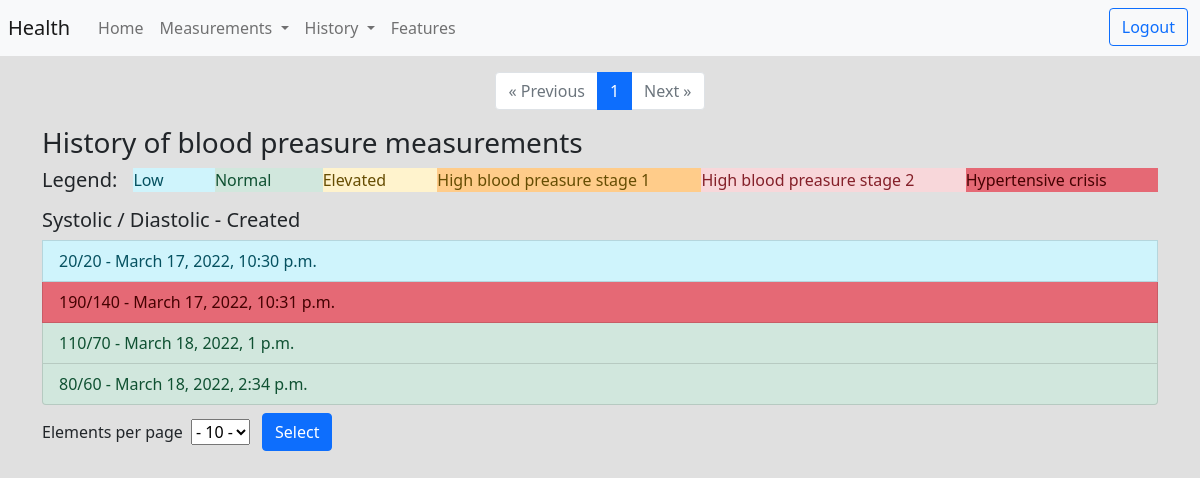
The page /history/blood_preasure (signed in) on the database as committed earlier.
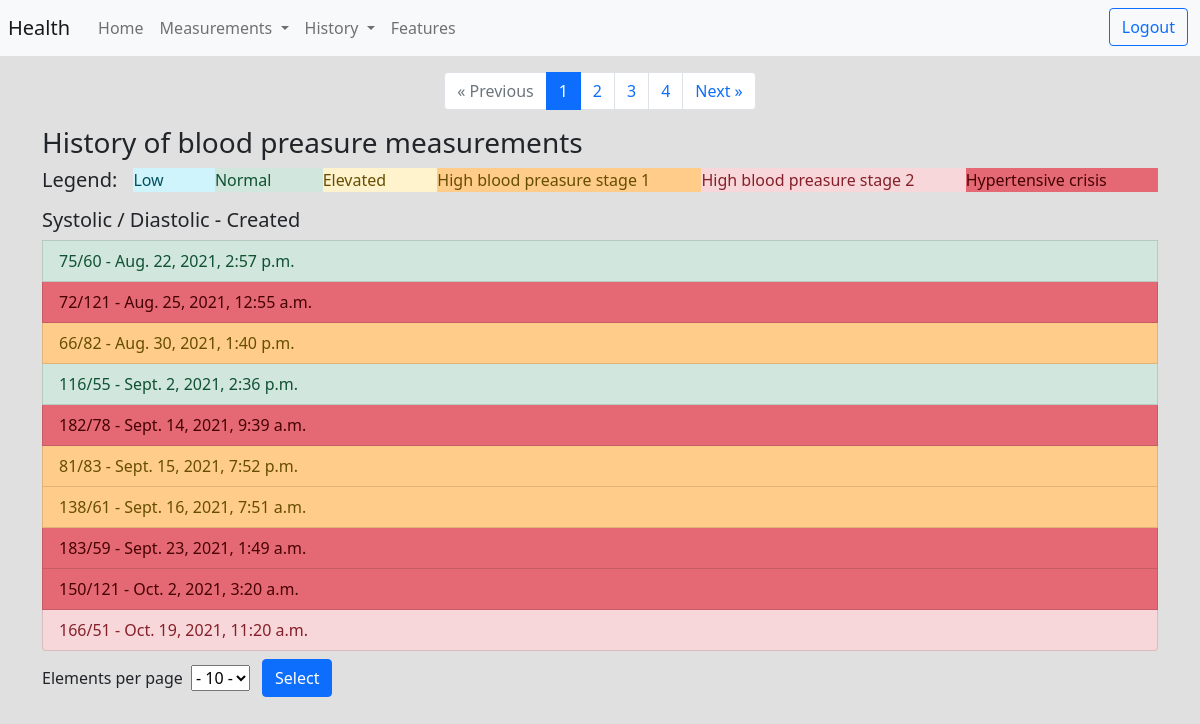
The same page on the database as committed later.
### measurements/models.py (models this page shows, shortened)
class BloodPreasure(Timestamp):
  user = models.ForeignKey("auth.User", on_delete=models.CASCADE, related_name="blood_preasure")
  systolic_bp = models.IntegerField(blank=False, null=False)
  diastolic_bp = models.IntegerField(blank=False, null=False)
  category = models.PositiveSmallIntegerField(default=BPCategory.NORMAL)
  note = models.TextField(max_length=500, blank=True, null=True)

### history/views.py (the view)
# urls.py: path('blood_preasure', BloodPreasureHistory, name='blood_preasure'),
def BloodPreasureHistory(request):
  user = request.user
  if user.is_authenticated:
    history = BloodPreasure.objects.filter(user=user)
    if request.method == 'POST':
      elem_on_page = int(request.POST.get('selected').strip('-'))
    if request.method == 'GET':
      try:
        elem_on_page = int(request.GET.get('elem'))
      except:
        elem_on_page = 10
    paginator = Paginator(history, elem_on_page)
    page_number = request.GET.get('page')
    page_obj = paginator.get_page(page_number)
    return render(request,
                  'history/blood.html',
                  {'page_obj': page_obj,
                   'elem_on_page': elem_on_page,
                   'category': BPCategory}
                  )
  else:
    return HttpResponseRedirect(reverse_lazy('login'))

### history/templates/history/blood.html (shortened to what this page needs)
{% extends "base.html" %}
{% block body %}
  <div class="container">
    <div aria-label="Page navigation">
      <ul class="pagination justify-content-center">
        {% if page_obj.has_previous %}
          <li class="page-item">
            <a class="page-link" href="?page={{ page_obj.previous_page_number }}&elem={{ elem_on_page }}">&laquo; Previous</a>
          </li>
        {% else %}
          <li class="page-item disabled">
            <a class="page-link" href="#" tabindex="-1" aria-disabled="True">&laquo; Previous</a>
          </li>
        {% endif %}
        {% for i in page_obj.paginator.page_range %}
          {% if page_obj.number == i %}
            <li class="page-item active" aria-current="page">
              <span class="page-link">
                {{ i }}
              </span>
            </li>
          {% else %}
            <li class="page-item">
              <a class="page-link" href="?page={{ i }}&elem={{ elem_on_page }}" >{{ i }}</a>
            </li>
          {% endif %}
        {% endfor %}
        {% if page_obj.has_next %}
        <li class="page-item">
          <a class="page-link" href="?page={{ page_obj.next_page_number }}&elem={{ elem_on_page }}">Next &raquo;</a>
        </li>
        {% else %}
        <li class="page-item disabled">
          <a class="page-link" href="#" tabindex="-1" aria-disabled="true">Next &raquo;</a>
        </li>
        {% endif %}
      </ul>
    </div>
    <div class="list-group">
      <h3>History of blood preasure measurements</h3>
      <div class="d-flex">
        <h5 class="me-3">Legend:</h5>
        <p class="list-group-item-info flex-fill">Low</p>
        <p class="list-group-item-success flex-fill">Normal</p>
        <p class="list-group-item-warning flex-fill">Elevated</p>
        <p class="list-group-item-height-warning flex-fill">High blood preasure stage 1</p>
        <p class="list-group-item-danger flex-fill">High blood preasure stage 2</p>
        <p class="list-group-item-height-danger flex-fill">Hypertensive crisis</p>
      </div>
      <h5>Systolic / Diastolic - Created</h5>
      {% for h in page_obj %}
        {% if h.category == category.CRISIS %}
          <a href="{% url 'history:blood_preasure_details' h.id %}" class="list-group-item list-group-item-height-danger">
        {% elif h.category == category.STAGE_2 %}
          <a href="{% url 'history:blood_preasure_details' h.id %}" class="list-group-item list-group-item-danger">
        {% elif h.category == category.STAGE_1 %}
          <a href="{% url 'history:blood_preasure_details' h.id %}" class="list-group-item list-group-item-height-warning">
        {% elif h.category == category.LOW %}
          <a href="{% url 'history:blood_preasure_details' h.id %}" class="list-group-item list-group-item-info">
        {% elif h.category == category.NORMAL %}
          <a href="{% url 'history:blood_preasure_details' h.id %}" class="list-group-item list-group-item-success">
        {% else %}
          <a href="{% url 'history:blood_preasure_details' h.id %}" class="list-group-item list-group-item-warning">
        {% endif %}
            {{ h.systolic_bp }}/{{ h.diastolic_bp }} - {{ h.created }}
          </a>
      {% endfor %}
    </div>
    <form method="post">
      <div class="form-row align-items-center d-flex">
        <div class="col-auto">
          <label for="inlineFormCustomSelect">Elements per page</label>
          <select class="text-center custom-select mx-1" name="selected">
            <option selected>- {{ elem_on_page }} -</option>
          </select>
        </div>
        <div class="col-auto m-2">
          <button type="submit" class="btn btn-primary">Select</button>
        </div>
      </div>
    </form>
  </div>
{% endblock %}

Rows that differ between the two databases and show on the page:
no longer on this page (row unchanged): BloodPreasure: systolic_bp "20", diastolic_bp "20", created "March 17, 2022, 10:30 p.m."
no longer on this page (row unchanged): BloodPreasure: systolic_bp "190", diastolic_bp "140", created "March 17, 2022, 10:31 p.m."
no longer on this page (row unchanged): BloodPreasure: systolic_bp "110", diastolic_bp "70", created "March 18, 2022, 1 p.m."
no longer on this page (row unchanged): BloodPreasure: systolic_bp "80", diastolic_bp "60", created "March 18, 2022, 2:34 p.m."
added BloodPreasure: systolic_bp "75", diastolic_bp "60", created "Aug. 22, 2021, 2:57 p.m."
added BloodPreasure: systolic_bp "72", diastolic_bp "121", created "Aug. 25, 2021, 12:55 a.m."
added BloodPreasure: systolic_bp "66", diastolic_bp "82", created "Aug. 30, 2021, 1:40 p.m."
added BloodPreasure: systolic_bp "116", diastolic_bp "55", created "Sept. 2, 2021, 2:36 p.m."
added BloodPreasure: systolic_bp "182", diastolic_bp "78", created "Sept. 14, 2021, 9:39 a.m."
added BloodPreasure: systolic_bp "81", diastolic_bp "83", created "Sept. 15, 2021, 7:52 p.m."
added BloodPreasure: systolic_bp "138", diastolic_bp "61", created "Sept. 16, 2021, 7:51 a.m."
added BloodPreasure: systolic_bp "183", diastolic_bp "59", created "Sept. 23, 2021, 1:49 a.m."
added BloodPreasure: systolic_bp "150", diastolic_bp "121", created "Oct. 2, 2021, 3:20 a.m."
added BloodPreasure: systolic_bp "166", diastolic_bp "51", created "Oct. 19, 2021, 11:20 a.m."
Other text that changed with them:
new list line: "2"
new list line: "3"
new list line: "4"
